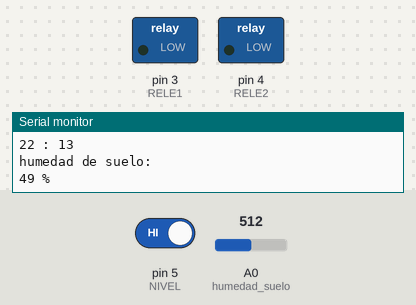
The sketch below on a simulated Arduino Uno, built with avr-gcc and run on an emulated ATmega328P. Parts: switched loads named in the sketch (green lamp = pin HIGH), the last lines printed to the serial monitor. The inputs (shaded band) are chosen by the test bench; at power-on: A0 (humedad_suelo) = 512, pin 5 (NIVEL) HIGH. The local clock reads 2024-03-15 10:24:30 at power-on unless the sketch sets it.

Above: at 9.8 s.
9.9 s: A0 (humedad_suelo) set to 600
23.3 s: A0 (humedad_suelo) set to 632
At 32.4 s:
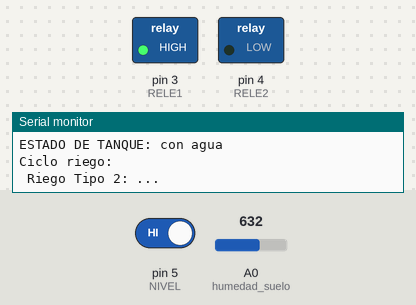
34.7 s: pin 5 (NIVEL) driven LOW
At 35.3 s:
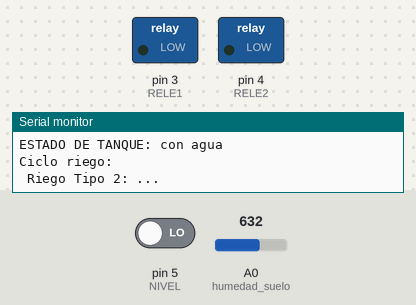
48.7 s: pin 5 (NIVEL) driven HIGH
At 57.4 s:
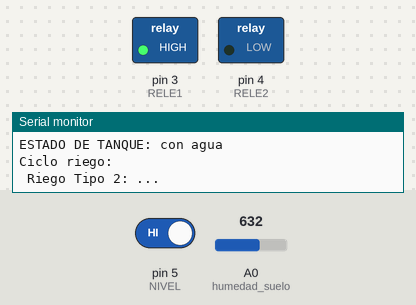
Timing chart, 0 to 59.8 s (numbered marks = the images above; inputs shaded):
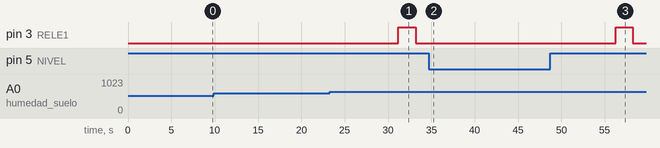

Measured:
- the behaviour switches between 613 and 614 on A0 (humedad_suelo) (found by bisection; images 0 and 1)
- after the input at 23.3 s, pin 3 (RELE1): LOW → HIGH after 7.9 s, → LOW 2.0 s later
- after the input at 34.7 s, pin 3 (RELE1): stays LOW (without the input it goes to HIGH after 12.5 s)
- after the input at 48.7 s, pin 3 (RELE1): LOW → HIGH after 7.6 s, → LOW 2.0 s later

The sketch:

My_Garden.ino
```cpp
#include <Wire.h>
#include <RTClib.h> // se busca las librerias para usar el reloj

RTC_DS3231 rtc; // creamos un objeto
const int humedad_suelo = A0; // a0 lo configuro para humedad suelo
const int RELE1 = 3;//rele1 es el que activa la bomba de agua
const int RELE2 = 4;//rele2 es el que activa la ILUMINACION
const int NIVEL = 5;// nivel de agua en el tanque

void setup() {
 Serial.begin(9600); //arrancamos el puerto serie a 9600

 //CONFIGURACION DE ENTRADAS Y SALIDAS:
 pinMode(RELE1, OUTPUT); //salida
 pinMode(humedad_suelo,INPUT);//entrada
 pinMode(RELE2, OUTPUT);
 pinMode(NIVEL,INPUT);//entrada

  // ahora creamos un algoritmo para verificar la comunicacion con el reloj
  if (! rtc.begin()){
    // con el signo "!" invertimos el valor. De manera de que si es falso, entramos al ciclo
    Serial.println("Modulo RTC no encontrado! ");
    while (1); // 1 equivale a true. Por lo que con este while, hacemos un bucle infinito. Deteniendo el programa si no tenemos comunicacion.
  }
  rtc.adjust(DateTime(__DATE__, __TIME__));// si se logro la comunicacion. Osea paso el while, aqui se le pasa el horario de la PC al reloj.
}


void loop() {
 int lectura = analogRead (A0); //leemos los datos del sensor de humedad con esta variable
 int lecturaPorcentaje = map (lectura, 1023,0, 0, 100); // mapeamos los valores, para convertirlos en porcentajes. Los primeros dos numeros son del rango que da nuestro sensor, el segundo los nuevos valores.
 DateTime fecha = rtc.now(); // aqui hacemos que la variable fecha tenga los datos de fecha, mes, año, hora, minutos y segundos
 int hora = fecha.hour(); //guardamos las numeros del horario en variables mas faciles
 int minuto = fecha.minute();
 int ValorNivel = digitalRead(NIVEL);// Leo el valor del nivel del tanque, y lo ponemos en la variable ValorNivel

 //IMPRIMIMOS NUSTROS VALORES
 Serial.println("===============================");
 Serial.println("Hora: ");Serial.print(hora); Serial.print(" : ");Serial.println(minuto);
 Serial.println("humedad de suelo: ");Serial.print(lecturaPorcentaje); Serial.println(" %");
 delay(4000);

if (ValorNivel == 0){
  Serial.println("ESTADO DE TANQUE: sin agua");
}
else{
  Serial.println("ESTADO DE TANQUE: con agua");
}

 //RIEGO:
if (ValorNivel == 1){
  Serial.println("Ciclo riego:");
  if ( lecturaPorcentaje < 20 && lecturaPorcentaje > 5){
    Serial.println(" Riego Tipo 1: ...");
     digitalWrite(RELE1, HIGH); // encendemos la bomba DC
     delay(5000); // esperamos aque el motor bombee 10sec
     digitalWrite(RELE1, LOW); // apagamos la bomba DC
     delay(5000);
   }
   else if (lecturaPorcentaje > 20 && lecturaPorcentaje < 40){
     Serial.println(" Riego Tipo 2: ...");
     digitalWrite(RELE1, HIGH); // encendemos la bomba DC
     delay(2000); // esperamos aque el motor bombee 5 sec
     digitalWrite(RELE1, LOW); // apagamos la bomba DC
     delay(5000);
     }
}
  //ILUMINACION:
  Serial.println("Estado de Iluminacion:");
  if (fecha.hour() >= 07 && fecha.hour() <= 20){
    digitalWrite(RELE2,HIGH);
    Serial.println("ENCENDIDO...");
  }
  else {
    digitalWrite(RELE2,LOW);
    Serial.println("APAGADDO...");
  }
 Serial.println("===============================");
 delay(5000);
  }
```
